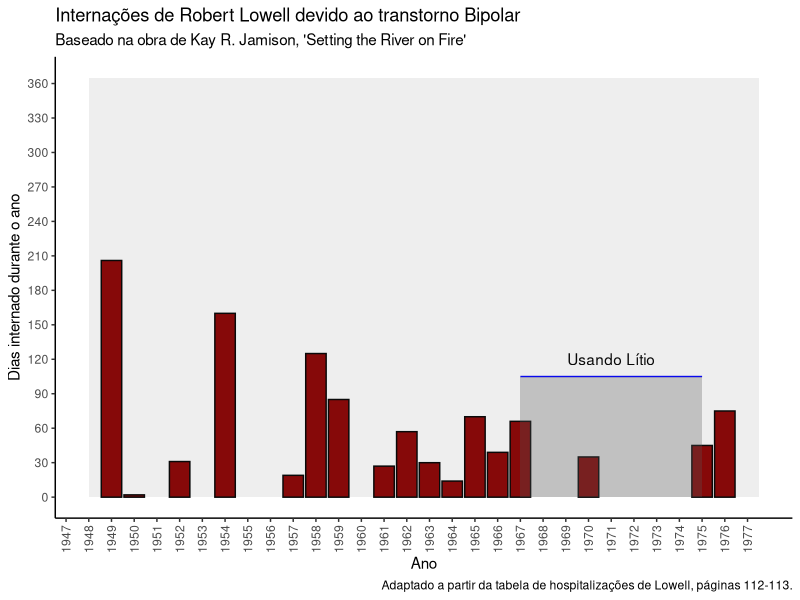

Write the R code that produced this figure.
library(readr)
library(ggplot2)

internacoes <- read_csv(file = "data/days_in_hospital.csv", show_col_types = FALSE)

grafico <- ggplot(data=internacoes, aes(x=ano, y=dias)) +
  geom_bar(stat = "identity", fill="darkred", col="black") +
  scale_x_continuous(breaks = seq(1917, 1977, by = 1),
                     guide = guide_axis(angle = 90)) +
  scale_y_continuous(breaks = seq(0, 365, by = 30), limits=c(0,365)) +
  xlab("Ano") +
  ylab("Dias internado durante o ano") +
  labs(title = "Internações de Robert Lowell devido ao transtorno Bipolar",
       subtitle = "Baseado na obra de Kay R. Jamison, 'Setting the River on Fire'",
       caption = "Adaptado a partir da tabela de hospitalizações de Lowell, páginas 112-113.") +
  annotate("text", y = 120, x = 1971, label = "Usando Lítio") +
  annotate("segment", x = 1967, xend = 1975, y = 105, yend = 105,
           colour = "blue") +
  annotate("rect", xmin = 1967, xmax = 1975, ymin = 0, ymax = 105, alpha = 0.3) +
  annotate("rect", xmin = 1948, xmax = 1977.5, ymin = 0, ymax = 365, alpha = 0.1) +
  theme_classic()

ggsave(
  filename = "images/internacoes.png",
  plot = grafico,
  width = 16,
  height = 8,
  dpi = 150,
  bg = "white"
)
